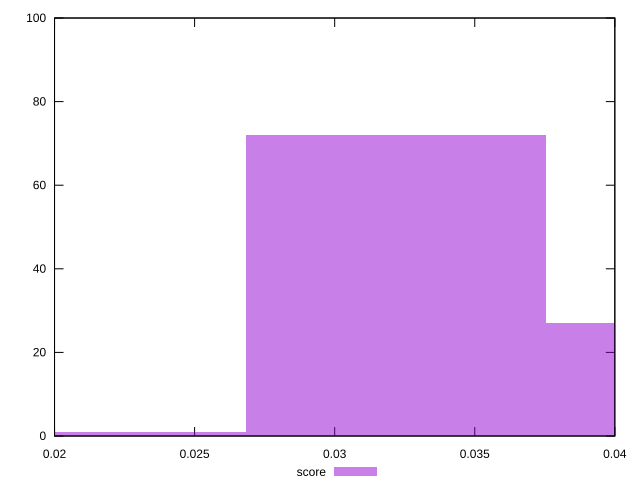

Source code (gnuplot):
reset

$score <<EOF
0.04291737391171192 27
0.032188030433783946 72
0.02145868695585596 1
EOF

set key outside below
set boxwidth 0.01072934347792798
set xrange [0.02:0.04]
set yrange [0:100]
set trange [0:100]
set style fill transparent solid 0.5 noborder
set terminal svg size 640, 490 enhanced background rgb 'white'
set output "report_00018_2021-02-10T15-25-16.877Z/largest-contentful-paint/samples/pages+cached+noadtech/score/histogram.svg"

plot $score title "score" with boxes

reset
